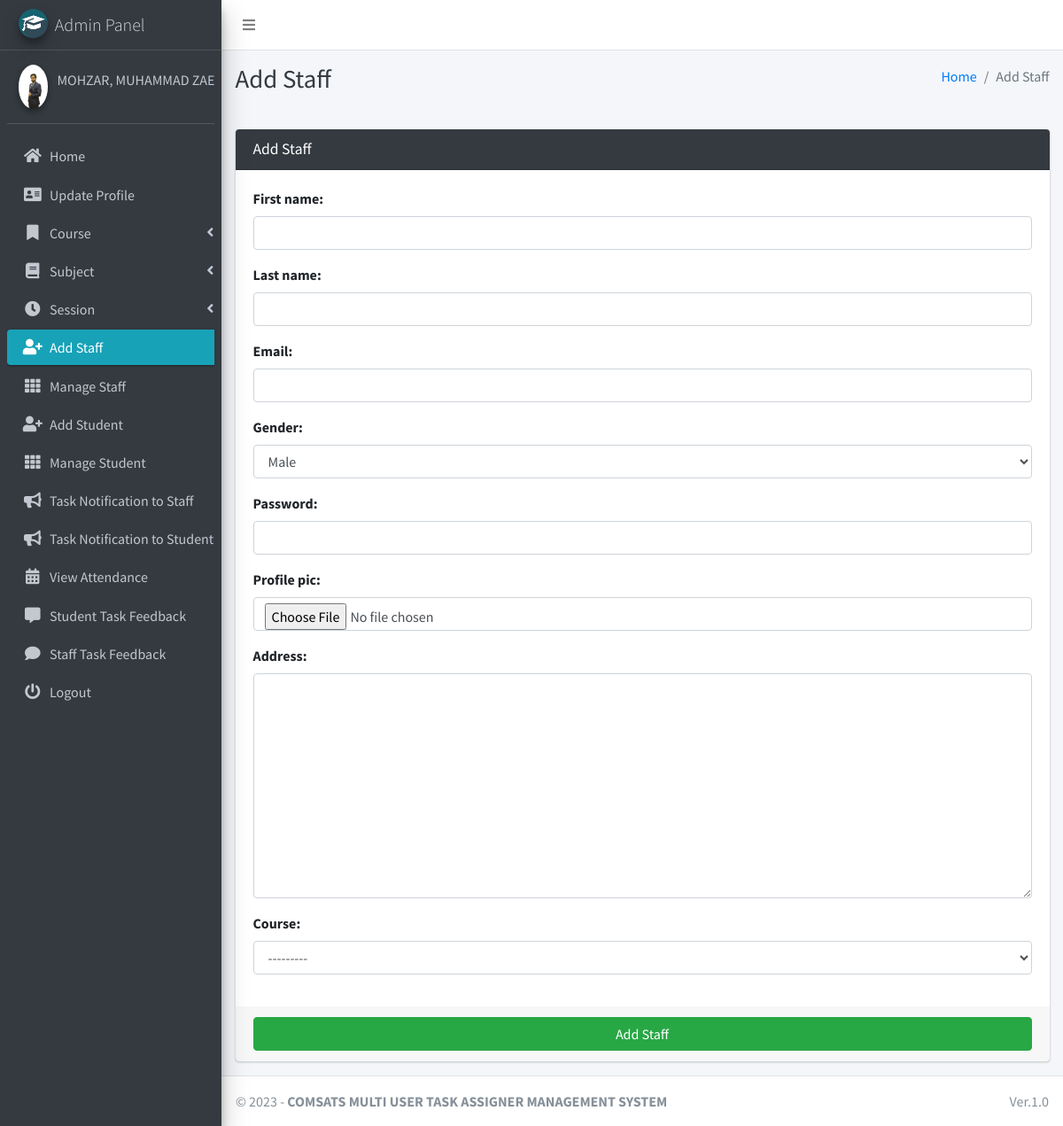
The app's page /staff/add (signed in) with its own data.
### main_app/models.py (models this page shows)
class CustomUser(AbstractUser):
    USER_TYPE = ((1, "HOD"), (2, "Staff"), (3, "Student"))
    GENDER = [("M", "Male"), ("F", "Female")]
    username = None  # Removed username, using email instead
    email = models.EmailField(unique=True)
    user_type = models.CharField(default=1, choices=USER_TYPE, max_length=1)
    gender = models.CharField(max_length=1, choices=GENDER)
    profile_pic = models.ImageField()
    address = models.TextField()
    fcm_token = models.TextField(default="")  # For firebase notifications
    created_at = models.DateTimeField(auto_now_add=True)
    updated_at = models.DateTimeField(auto_now=True)
    USERNAME_FIELD = "email"
    REQUIRED_FIELDS = []
    objects = CustomUserManager()
    def __str__(self):
        return self.last_name + ", " + self.first_name

### main_app/hod_views.py (the view, shortened to what this page needs)
# urls.py: path("staff/add", hod_views.add_staff, name='add_staff'),
def add_staff(request):
    form = StaffForm(request.POST or None, request.FILES or None)
    context = {'form': form, 'page_title': 'Add Staff'}
    return render(request, 'hod_template/add_staff_template.html', context)

### main_app/forms.py
class StaffForm(CustomUserForm):
    def __init__(self, *args, **kwargs):
        super(StaffForm, self).__init__(*args, **kwargs)
    class Meta(CustomUserForm.Meta):
        model = Staff
        fields = CustomUserForm.Meta.fields + \
            ['course' ]

### main_app/models.py (called while the page is built)
    def __str__(self):
        return self.name

### main_app/templates/hod_template/add_staff_template.html (shortened to what this page needs)
{% extends 'main_app/base.html' %}
{% load static %}
{% block page_title %}{{page_title}}{% endblock page_title %}
{% block content %}
<section class="content">
    <div class="container-fluid">
        <div class="row">
            <div class="col-md-12">
                <div class="card card-dark">
                    <div class="card-header">
                        <h3 class="card-title">{{page_title}}</h3>
                    </div>
                    {% include "main_app/form_template.html" with messages=messages  form=form button_text="Add Staff"%}
                </div>
            </div>
        </div>
    </div>
</section>
{% endblock content %}

### main_app/templates/main_app/sidebar_template.html (shortened to what this page needs)
{% load static %}
<aside class="main-sidebar sidebar-dark-info elevation-4">
    {% if request.user.user_type == '1' %}
    <a href="{% url 'admin_home' %}" class="brand-link">
        <img src="{% static 'dist/img/cmsl.png' %} " alt="Admin Logo"
            class="brand-image img-circle elevation-3" >
        <span class="brand-text font-weight-light">Admin Panel</span>
    </a>
    <div class="sidebar">
        <div class="user-panel mt-3 pb-3 mb-3 d-flex">
            <div class="image">
                <img src="{{ request.user.profile_pic}}" class="img-circle elevation-2" alt="User Image">
            </div>
            <div class="info">
                <a href="#" class="d-block">{{user}}</a>
            </div>
        </div>
        <nav class="mt-2">
            <ul class="nav nav-pills nav-sidebar flex-column" data-widget="treeview" role="menu" data-accordion="false">
                <li class="nav-item">
                    {% url 'admin_home' as admin_home %}
                    <a href="{{admin_home}}" class="nav-link {% if admin_home == request.path %} active {% endif %}">
                        <i class="nav-icon fas fa-home"></i>
                        <p>
                            Home
                        </p>
                    </a>
                </li>
                <li class="nav-item">
                    {% url 'admin_view_profile' as admin_view_profile %}
                    <a href="{{admin_view_profile}}"
                        class="nav-link {% if admin_view_profile == request.path %} active {% endif %}">
                        <i class="nav-icon fas fa-address-card"></i>
                        <p>
                            Update Profile
                        </p>
                    </a>
                </li>
                <li class="nav-item has-treeview">
                    <a href="#" class="nav-link">
                        <i class="nav-icon fas fa-bookmark"></i>
                        <p>
                            Course
                            <i class="fas fa-angle-left right"></i>
                        </p>
                    </a>
                </li>
                <li class="nav-item has-treeview">
                    <a href="#" class="nav-link">
                        <i class="nav-icon fas fa-book"></i>
                        <p>
                            Subject
                            <i class="fas fa-angle-left right"></i>
                        </p>
                    </a>
                </li>
                <li class="nav-item has-treeview">
                    <a href="#" class="nav-link">
                        <i class="nav-icon fas fa-clock"></i>
                        <p>
                            Session
                            <i class="fas fa-angle-left right"></i>
                        </p>
                    </a>
                </li>
                <li class="nav-item">
                    {% url 'add_staff' as add_staff %}
                    <a href="{{add_staff}}" class="nav-link {% if add_staff == request.path %} active {% endif %}">
                        <i class="nav-icon fas fa-user-plus"></i>
                        <p>
                            Add Staff
                        </p>
                    </a>
                </li>
                <li class="nav-item">
                    {% url 'manage_staff' as manage_staff %}
                    {% url 'edit_staff' staff_id as edit_staff %}
                    <a href="{{manage_staff}}"
                        class="nav-link {% if manage_staff == request.path or request.path == edit_staff %} active {% endif %}">
                        <i class="nav-icon fas fa-th"></i>
                        <p>
                            Manage Staff
                        </p>
                    </a>
                </li>
                <li class="nav-item">
                    {% url 'add_student' as add_student%}
                    <a href="{{add_student}}" class="nav-link  {% if add_student == request.path %} active {% endif %}">
                        <i class="nav-icon fas fa-user-plus"></i>
                        <p>
                            Add Student
                        </p>
                    </a>
                </li>
                <li class="nav-item">
                    {% url 'manage_student' as manage_student %}
                    {% url 'edit_student' student_id as edit_student %}
                    <a href="{{manage_student}}"
                        class="nav-link  {% if edit_student == request.path or manage_student == request.path %} active {% endif %}">
                        <i class="nav-icon fas fa-th"></i>
                        <p>
                            Manage Student
                        </p>
                    </a>
                </li>
                <li class="nav-item">
                    {% url 'admin_notify_staff' as admin_notify_staff %}
                    <a href="{{admin_notify_staff}}"
                        class="nav-link {% if admin_notify_staff == request.path %} active {% endif %}">
                        <i class="nav-icon fas fa-bullhorn"></i>
                        <p>
                           Task Notification to Staff
                        </p>
                    </a>
                </li>
                <li class="nav-item">
                    {% url 'admin_notify_student' as admin_notify_student %}
                    <a href="{{admin_notify_student}}"
                        class="nav-link {% if admin_notify_student == request.path %} active {% endif %}">
                        <i class="nav-icon fas fa-bullhorn"></i>
                        <p>
                            Task Notification to Student
                        </p>
                    </a>
                </li>
                <li class="nav-item">
                    {% url 'admin_view_attendance' as admin_view_attendance %}
                <li class="nav-item">
                    <a href="{{admin_view_attendance}}"
                        class="nav-link  {% if admin_view_attendance == request.path %} active {% endif %}">
                        <i class="nav-icon fas fa-calendar-alt"></i>
                        <p>
                            View Attendance
                        </p>
                    </a>
                </li>
                <li class="nav-item">
                    {% url 'student_feedback_message' as student_feedback_message %}
                    <a href="{{ student_feedback_message }}"
                        class="nav-link  {% if student_feedback_message == request.path %} active {% endif %}">
                        <i class="nav-icon fas fa-comment-alt"></i>
                        <p>
                            Student Task Feedback
                        </p>
                    </a>
                </li>
                <li class="nav-item">
                    {% url 'staff_feedback_message' as staff_feedback_message %}
                    <a href="{{staff_feedback_message}}"
                        class="nav-link   {% if staff_feedback_message == request.path %} active {% endif %}">
                        <i class="nav-icon fas fa-comment"></i>
                        <p>
                            Staff Task Feedback
                        </p>
                    </a>
                </li>
                                        {% endif %}
                                        <li class="nav-item">
                                            <a href="{% url 'user_logout' %}"
                                                onclick="return confirm('Your session would be terminated.\n\nProceed?')"
                                                class="nav-link">
                                                <i class="nav-icon fas fa-power-off"></i>
                                                <p>
                                                    Logout
                                                </p>
                                            </a>
                                        </li>
                                    </ul>
                                </nav>
                            </div>
</aside>

### records on screen
CustomUser: user.profile_pic (picture), last_name+first_name "MOHZAR, MUHAMMAD…"

### other values on screen
{{ page_title }} "Add Staff"
{{ field.label_tag }} "First name:" "Last name:" "Email:" "Gender:" "Password:" "Profile pic:" "Address:" "Course:"
{{ button_text }} "Add Staff"
